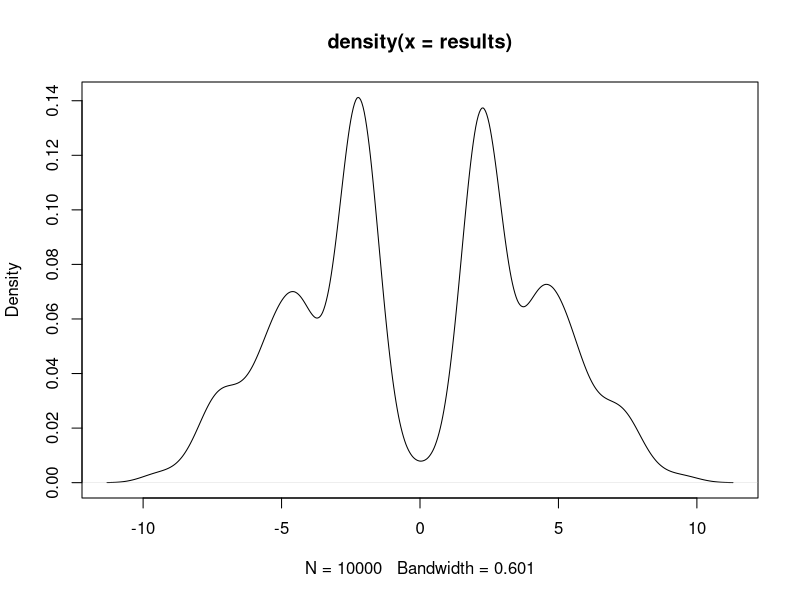
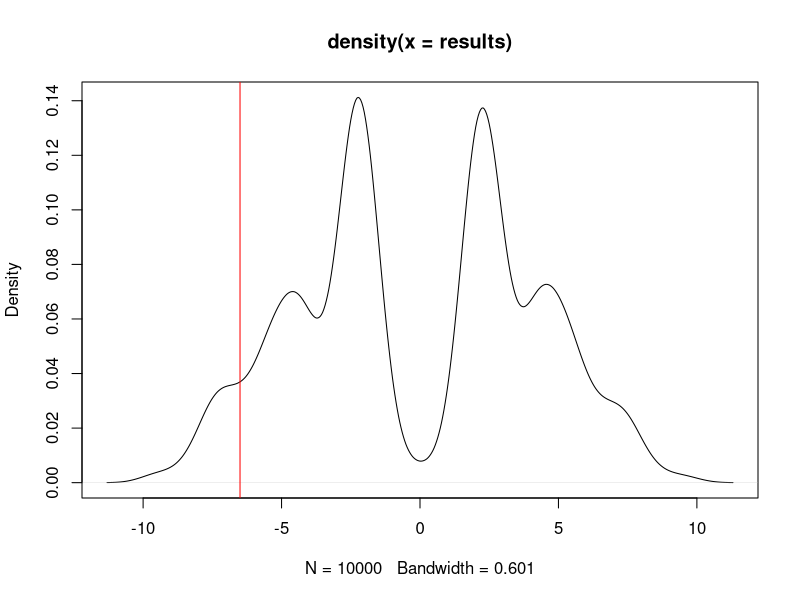

Write the R code that produced these figures, in order.
## ---- chunk 1
knitr::opts_chunk$set(cache = TRUE)
## ---- chunk 2
brothers <- data.frame(
  older = c(21, 10, 50, 15, 46, 39, 35, 25, 39, 31, 40, 35, 45, 33),
  younger = c(44, 9, 61, 19, 44, 43, 26, 27, 26, 40, 57, 56, 52, 39)
)

brothers
## ---- chunk 3
(observed_difference <- median(brothers$older) - median(brothers$younger))
## ---- chunk 4
(perm_sample <- apply(brothers, 1, sample))
## ---- chunk 5
median(perm_sample[1,]) - median(perm_sample[2,])
## ---- chunk 6
n_permutations <- 10000
results <- replicate(n_permutations, {
  perm_sample <- apply(brothers, 1, sample)
  median(perm_sample[1,]) - median(perm_sample[2,])
})

head(results)
## ---- chunk 7
plot(density(results))
## ---- chunk 8
plot(density(results))
abline(v = observed_difference, col = "red")
## ---- chunk 9
(p_value <- mean(results <= observed_difference))
## ---- chunk 10
ci <- p_value + c(-1, 1) * qnorm(.975) * sqrt(p_value * (1 - p_value) / n_permutations)
c(lower = ci[1],
  p_value = p_value,
  upper = ci[2])
